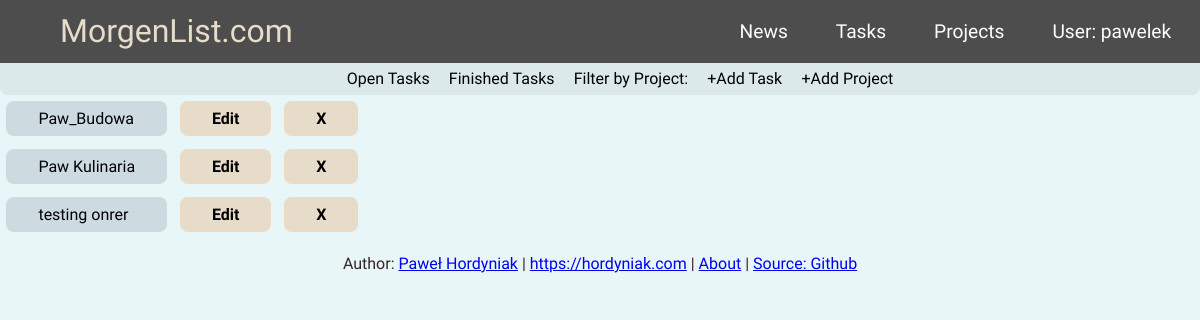
/project_list (signed in), run on the app's committed database.
### tasktrack/models.py (models this page shows, shortened)
class Project(models.Model):
    owner = models.ForeignKey('auth.User', on_delete=models.CASCADE)
    title = models.CharField(max_length=24, unique=True)
    status = models.IntegerField(choices=STATUS, default = 0)

### tasktrack/views.py (the view)
# urls.py: path('project_list', views.ProjectList.as_view(), name='project_list'),
class ProjectList(LoginRequiredMixin, generic.ListView):
    login_url = '/login/'
    model = Project
    context_object_name = 'project_list'
    template_name = 'project_list.html'
    def get_context_data(self, **kwargs):
        context = super().get_context_data(**kwargs)
        context['project_list'] = context['project_list'].filter(owner=self.request.user)
        return context

### tasktrack/templates/project_list.html (shortened to what this page needs)
{% extends "base.html" %}
{% block content %}
<nav class="sub-navbar">
    <ul class="nav-links">
        <li class="sub-nav-link"><a href="{% url 'task_list' %}">Open Tasks</a></li>
        <li class="sub-nav-link"><a href="{% url 'task_done' %}">Finished Tasks</a></li>
        <li class="sub-nav-link"> <div class="dropdown">
            <a href='#' class="drop-btn">Filter by Project:</a>
          </div> </li>
          <li class="sub-nav-link"><a href="{% url 'create_task' %}">+Add Task</a></li>
          <li class="sub-nav-link"><a href="{% url 'create_project' %}">+Add Project</a></li>
    </ul>
</nav>
<div class='taskfield project-field'>
        {% for project in project_list %}
        <div class='sub-flex'>
            <div class="project">
                <a href="{% url 'project_detail' pk=project.pk %}">
                <div class="container">
                {{ project.title }}
                </div> </a>
            </div>
            <div class = "projectx">
                <a class=' projectxbut' href="{% url 'edit_project' pk=project.pk %}">
                    <div class="container">
                        <b>Edit</b>
                    </div>
                </a>
            </div>
            <div class = "projectx">
                <a class=' projectxbut' href="{% url 'delete_project' pk=project.pk %}">
                    <div class="container">
                        <b>X</b>
                    </div>
                </a>
            </div>
        </div>
        {% endfor %}
</div>
{% endblock %}

### tasktrack/templates/base.html (shortened to what this page needs)
<!DOCTYPE html>
{% load static %}
<html lang="en">
<head>
    <link rel="stylesheet" href="{% static 'css/base.css' %}">
</head>
<body>
    <nav class="MyNavbar">
        <a href="{% url 'task_list' %}" class="site-logo">MorgenList.com</a>
        <ul class="nav-links">
            <li class='nav-item'><a href="{% url 'devlog' %}">News</a></li>
            {% if request.user.is_authenticated %}
                <li class='nav-item'><a href="{% url 'task_list' %}">Tasks</a></li>
                <li class='nav-item'><a href="{% url 'project_list' %}">Projects</a></li>
                <li class='nav-item'><a href="{% url 'logout' %}">User: {{ request.user }}</a></li>
            {% else %}
                <li class='nav-item'><a href="{% url 'user_login' %}">Login</a></li>
            {% endif %}
        </ul>
    </nav>
    {% block content %}{% endblock content %}
    <p class="footer">Author: <a href="mailto:hordyniak@gmail.com">Paweł Hordyniak</a> | <a href="https://hordyniak.com">https://hordyniak.com</a> | <a href="{% url 'about' %}">About</a> | <a href="https://github.com/Pawel-9215/TaskManager">Source: Github</a></p>
</body>
</html>

### tasktrack/static/css/base.css (style rules this page uses)
body { margin: 0; font-family: 'Barlow Semi Condensed', sans-serif; color: rgb(53, 36, 36); background-color: #e8f6f7; }
.taskfield { display: flex; flex-wrap: wrap; justify-content:center; width:fit-content; }
.site-logo { font-family: 'Odibee Sans', cursive; text-decoration: none; font-size:xx-large; color: #E6DCC9; margin: 0; padding: 0em; margin-left: 5%; }
.sub-flex { display: flex; width: 50%; }
.project { box-shadow: none; transition: 0.1s; flex-grow: 4; border-radius: 0.5em; background-color: #CDDAE0; margin: 0.4em; }
.projectx { box-shadow: none; transition: 0.1s; flex-grow: 0; border-radius: 0.5em; background-color: #E6DCC9; margin: 0.4em; text-align: center; }
.project-field { flex-direction: column; align-content: center; }
.projectxbut { color: black; text-decoration: none; }
.project a:link { color: black; text-decoration: none; }
.container { padding: 0.5em 2em; text-decoration: none; }
.footer { text-align: center; }
ul { list-style-type: none; }
.nav-item a { display: inline-block; padding: 0.2em 1em; margin-right: 0.5em; text-decoration: none; color: #FDFDFD; font-size: larger; border-radius: 0.3em; }
.sub-nav-link a { display: inline-block; padding: 0.2em 0.4em; margin: 0em 0.2em; text-decoration: none; color: #000000; border-radius: 0.2em; }
.MyNavbar { display: flex; justify-content: space-between; background-color: #4D4D4D; align-items: center; transition: 50ms; height: 2.8em; overflow: hidden; }
.dropdown { position: relative; display: inline-block; }
.sub-navbar { border-bottom-left-radius: 0.5em; border-bottom-right-radius: 0.5em; display: flex; justify-content: center; background-color: #DBE9EA; align-items: center; height: 2em; }
.nav-links { display: flex; }
@media all and (max-width: 1200px) { .MyNavbar { flex-wrap: wrap; height: auto; } }
@media all and (max-width: 1200px) { .sub-flex { width: 100%; } }

### data on the page
Project: title "Paw_Budowa"
Project: title "Paw Kulinaria"
Project: title "testing onrer"

### other printed values
{{ request.user }} "pawelek"
